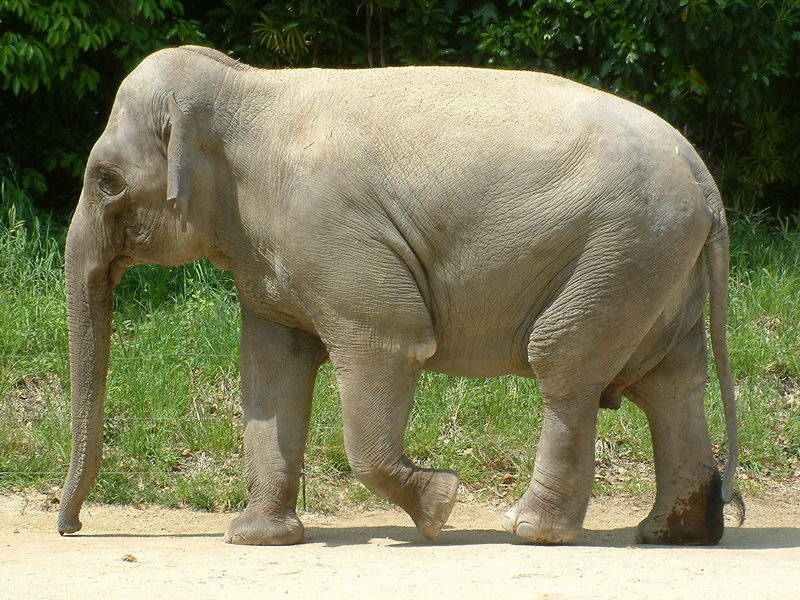
#> input picture pi_cam/test.jpg, 800 x 600 px
$ python test.py
#> lines starting #> are read from the running program, lines starting #| are printed output that depends on the picture; after the words box and inside, x2 and y2 are one past the last pixel; in counts of white or black regions, pixels touching at a corner belong together
import cv2

# 画像の読み取り
img = cv2.imread("./test.jpg")
#> img is the input picture: shape (600, 800, 3); mean B, G, R 93.3, 126.1, 125.9

print(img.shape)
#| (600, 800, 3)

# グレースケール変換
# img_gray = cv2.cvtColor(img, cv2.COLOR_BGR2GRAY)

# リサイズ
img_resize = cv2.resize(img, (300, 300))
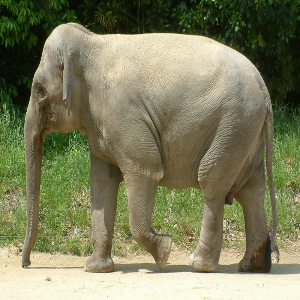
#> img_resize: shape (300, 300, 3); mean B, G, R 93.3, 126.1, 125.9

# 文字のプリント
img_resize = cv2.putText(img_resize, 'zou', (150, 150), cv2.FONT_HERSHEY_SIMPLEX, 1.0, (0, 0, 255), thickness=2)
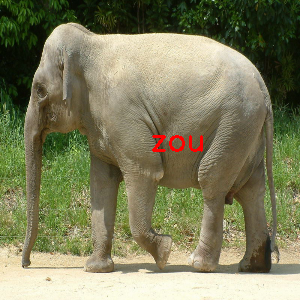
#> img_resize: shape (300, 300, 3); 0.41% of pixels changed, all inside (x1, y1, x2, y2) = (152, 135, 203, 152)

# 画像のアウトプット
cv2.imshow("BGR", img_resize)
cv2.waitKey(0)
cv2.destroyAllWindows()
